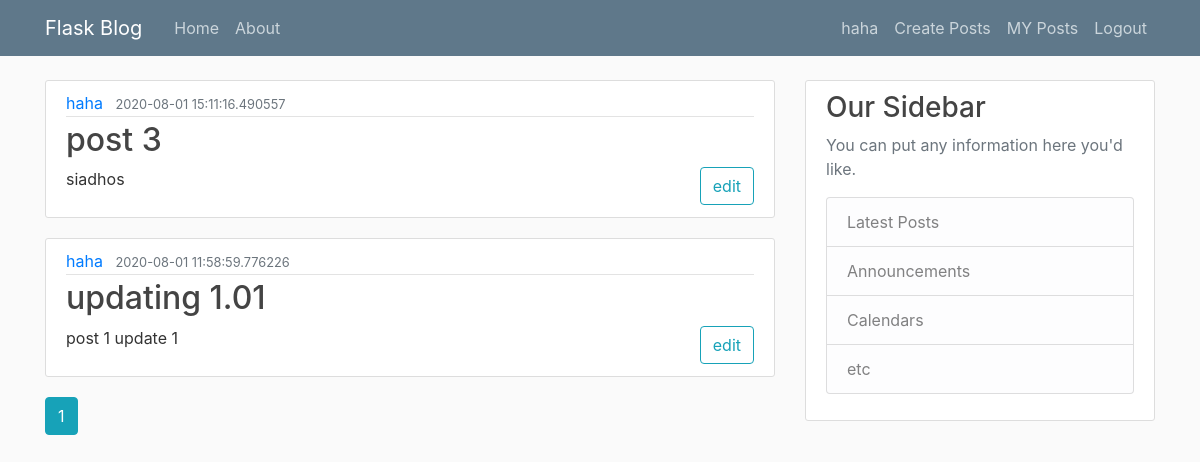
Before: /posts/2 (signed in) with the older database file.
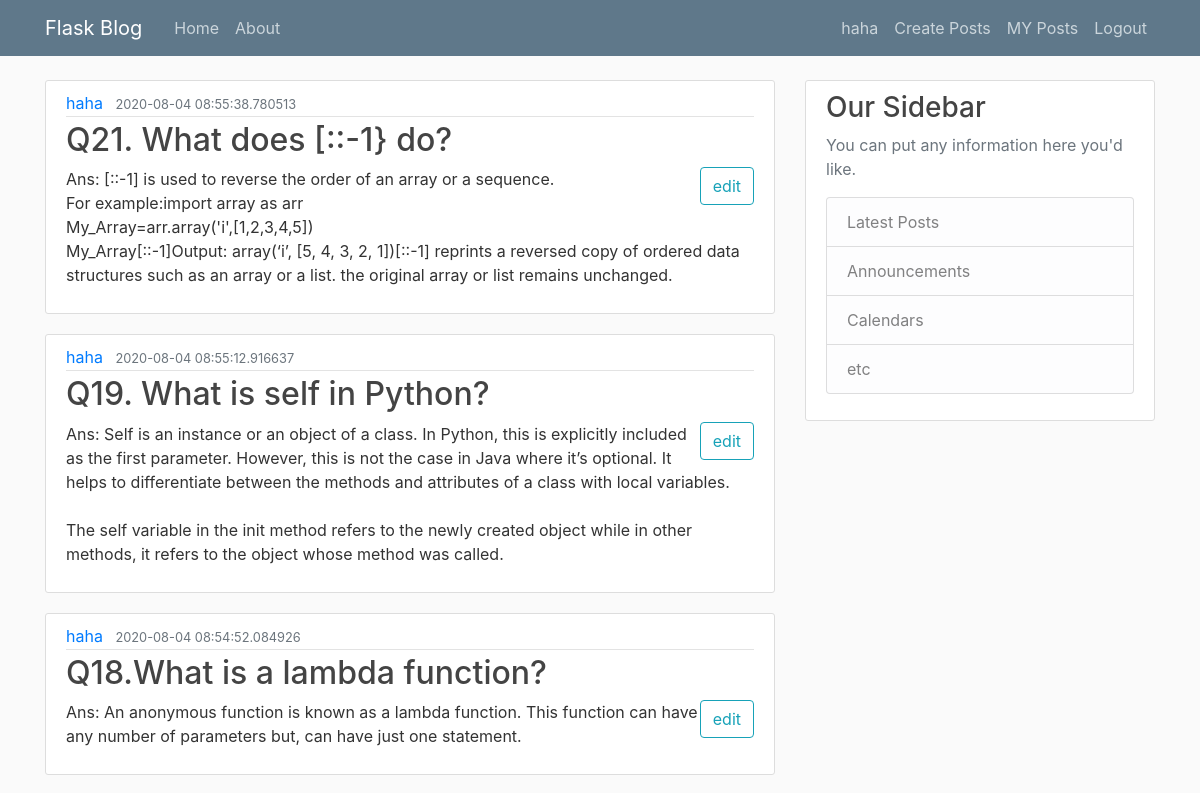
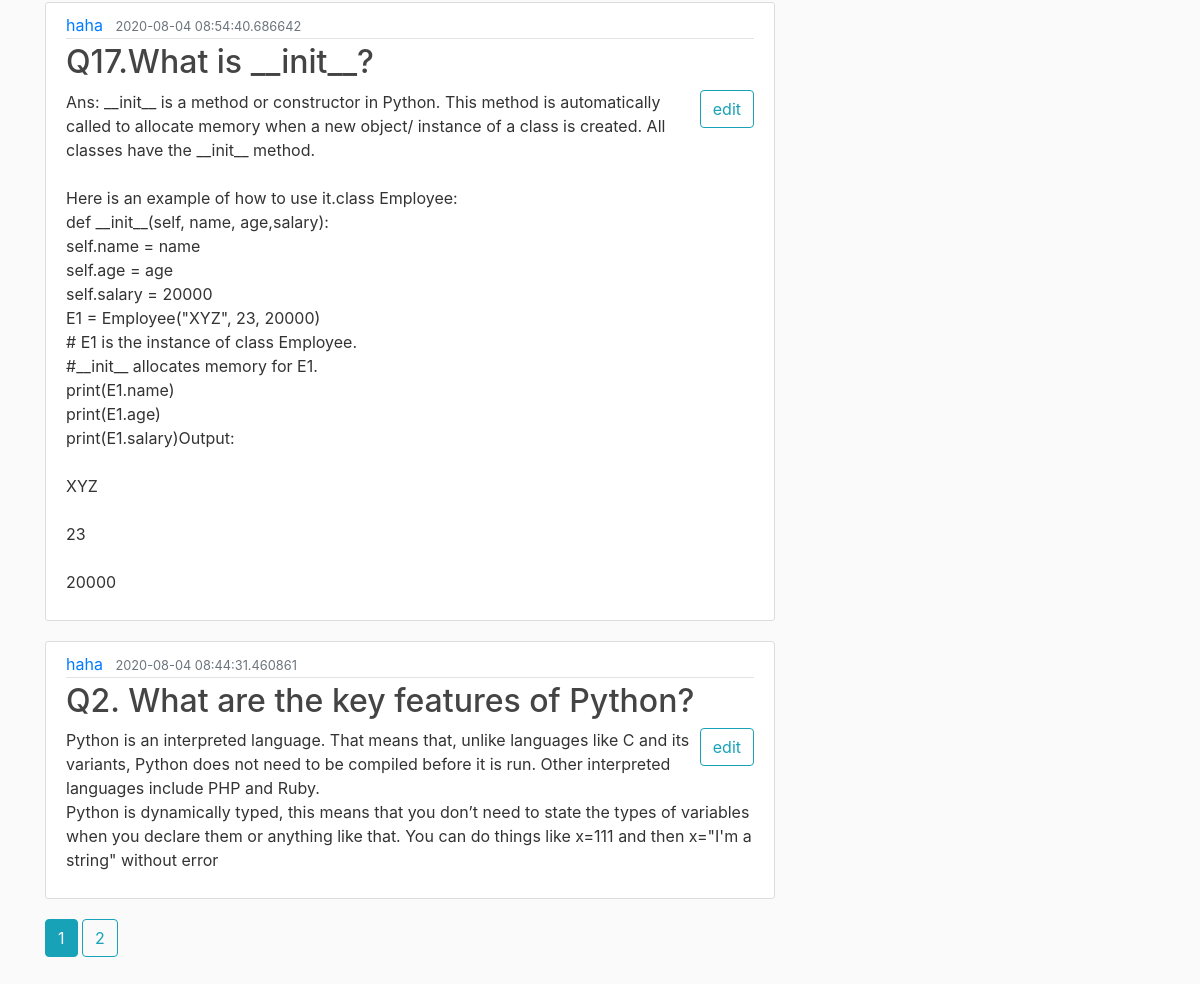
After: the same page with the newer database file (2 pictures, top to bottom).
### blogflask/models.py (models this page shows, shortened)
class User(db.Model, UserMixin):
    id = db.Column(db.Integer, primary_key=True)
    username = db.Column(db.String(20), unique=True, nullable=False)
    email = db.Column(db.String(120), unique=True, nullable=False)
    image_file = db.Column(db.String(20), nullable=False, default='default.jpg')
    passwords = db.Column(db.String(20), nullable=False)
    posts = db.relationship('Post', backref='author', lazy=True)

class Post(db.Model):
    id = db.Column(db.Integer, primary_key=True)
    title = db.Column(db.String(100), nullable=False)
    date_posted = db.Column(db.DateTime, nullable=False, default=datetime.utcnow)
    content = db.Column(db.Text, nullable=False)
    user_id = db.Column(db.Integer, db.ForeignKey('user.id'), nullable=False)

### blogflask/users/routes.py (the view)
@users.route('/posts/<user_id>')
def user_posts(user_id):
    user = User.query.get(user_id)
    page = request.args.get('page', 1, type=int)
    posts = Post.query.filter_by(user_id=user_id).order_by(Post.date_posted.desc()).paginate(page=page, per_page=5)
    return render_template("user_posts.html", posts=posts, title=current_user.username + ' Posts', user=user)

### blogflask/models.py (called while the page is built)
@login_manager.user_loader
def load_user(user_id):
    return User.query.get(int(user_id))

### blogflask/templates/user_posts.html
{% extends "layout.html" %}
{% block content %}
    {% for post in posts.items %}
        <article class="media content-section">
            <div class="media-body">
                <div class="article-metadata">
                    <a class="mr-2" href="{{ url_for('users.user_posts',user_id=user.id)}}">{{ user.username}}</a>
                    <small class="text-muted">{{ post.date_posted }}</small>
                </div>
                <h2><a class="article-title" href="#">{{ post.title }}</a></h2>
                <a href="{{ url_for('posts.post_edit',post_id=post.id) }}" ><button type="button" class="btn btn-outline-info" style="float: right;">edit</button> </a>
                <p class="article-content">{{ post.content }}</p>
            </div>
        </article>
    {% endfor %}
    {% for page_num in posts.iter_pages(left_edge=1,right_edge=1,left_current=2,right_current=2) %}
        {% if page_num %}
            {% if posts.page==page_num %}
            <a class="btn btn-info btn-xs" href="{{ url_for('users.user_posts' ,user_id=user.id, page = page_num) }}">{{ page_num }}</a>
            {% else %}
                <a class="btn btn-outline-info btn-xs" href="{{ url_for('users.user_posts' ,user_id=user.id, page = page_num) }}">{{ page_num }}</a>
            {% endif %}
            {% else %}
            <b>...</b>
        {% endif %}
    {% endfor %}
{% endblock content %}

### blogflask/templates/layout.html (shortened to what this page needs)
<!DOCTYPE html>
<html >
<head>
<link rel="stylesheet" href="https://maxcdn.bootstrapcdn.com/bootstrap/4.5.0/css/bootstrap.min.css">
    <link rel="stylesheet" type="text/css" href="{{ url_for('static', filename='main.css') }}">
</head>
<body>
<header class="site-header">
    <nav class="navbar navbar-expand-md navbar-dark bg-steel fixed-top">
        <div class="container">
            <a class="navbar-brand mr-4" href="/">Flask Blog</a>
            <div class="collapse navbar-collapse" id="navbarToggle">
                <div class="navbar-nav mr-auto">
                    <a class="nav-item nav-link" href="/">Home</a>
                    <a class="nav-item nav-link" href="/about">About</a>
                </div>
                <div class="navbar-nav">
                    {% if current_user.is_authenticated %}
                        <a class="nav-item nav-link" href="/account">{{current_user.username }}</a>
                        <a class="nav-item nav-link" href="/post/new">Create Posts</a>
                         <a class="nav-item nav-link" href="{{ url_for('users.user_posts',user_id=current_user.id) }}">MY Posts</a>
                        <a class="nav-item nav-link" href="/logout">Logout</a>
                    {% else %}
                    <a class="nav-item nav-link" href="/login">Login</a>
                    <a class="nav-item nav-link" href="/register">Register</a>
                {% endif %}
                </div>
            </div>
        </div>
    </nav>
</header>
<main role="main" class="container">
    <div class="row">
        <div class="col-md-8">
            {% block content %}{% endblock %}
        </div>
        <div class="col-md-4">
            <div class="content-section">
                <h3>Our Sidebar</h3>
                <p class='text-muted'>You can put any information here you'd like.
                <ul class="list-group">
                    <li class="list-group-item list-group-item-light">Latest Posts</li>
                    <li class="list-group-item list-group-item-light">Announcements</li>
                    <li class="list-group-item list-group-item-light">Calendars</li>
                    <li class="list-group-item list-group-item-light">etc</li>
                </ul>
                </p>
            </div>
        </div>
    </div>
<br>
<br>
    <br>
    <br>
</main>
</body>
</html>

Changed rows visible on the page:
no longer on this page (row unchanged): Post: {{ user.username }} "haha", date_posted "2020-08-01 15:11:16.490557", title "post 3", content "siadhos"
no longer on this page (row unchanged): Post: {{ user.username }} "haha", date_posted "2020-08-01 11:58:59.776226", title "updating 1.01", content "post 1 update 1"
added Post: {{ user.username }} "haha", date_posted "2020-08-04 08:55:38.780513", title "Q21. What does [::-1} do?", content "Ans: [::-1] is used to reverse the order of an array or a sequence. For example:import array as arr My_Array=arr.array('i',[1,2,3,4,5]) My_Array[::-1]Output: array(‘i’, [5, 4, 3, 2, 1])[::-1] reprints a reversed copy of ordered data structures such as an array or a list. the original array or list remains unchanged."
added Post: {{ user.username }} "haha", date_posted "2020-08-04 08:55:12.916637", title "Q19. What is self in Python?", content "Ans: Self is an instance or an object of a class. In Python, this is explicitly included as the first parameter. However, this is not the case in Java where it’s optional. It helps to differentiate between the methods and attributes of a class with local variables. The self variable in the init method refers to the newly created object while in other methods, it refers to the object whose method was called."
added Post: {{ user.username }} "haha", date_posted "2020-08-04 08:54:52.084926", title "Q18.What is a lambda function?", content "Ans: An anonymous function is known as a lambda function. This function can have any number of parameters but, can have just one statement."
added Post: {{ user.username }} "haha", date_posted "2020-08-04 08:54:40.686642", title "Q17.What is __init__?", content "Ans: __init__ is a method or constructor in Python. This method is automatically called to allocate memory when a new object/ instance of a class is created. All classes have the __init__ method. Here is an example of how to use it.class Employee: def __init__(self, name, age,salary): self.name = name self.age = age self.salary = 20000 E1 = Employee(\"XYZ\", 23, 20000) # E1 is the instance of class Employee. #__init__ allocates memory for E1. print(E1.name) print(E1.age) print(E1.salary)Output: XYZ 23 20000"
added Post: {{ user.username }} "haha", date_posted "2020-08-04 08:44:31.460861", title "Q2. What are the key features of Python?", content "Python is an interpreted language. That means that, unlike languages like C and its variants, Python does not need to be compiled before it is run. Other interpreted languages include PHP and Ruby. Python is dynamically typed, this means that you don’t need to state the types of variables when you declare them or anything like that. You can do things like x=111 and then x=\"I'm a string\" without error"
Other visible differences:
new list line: "2"
